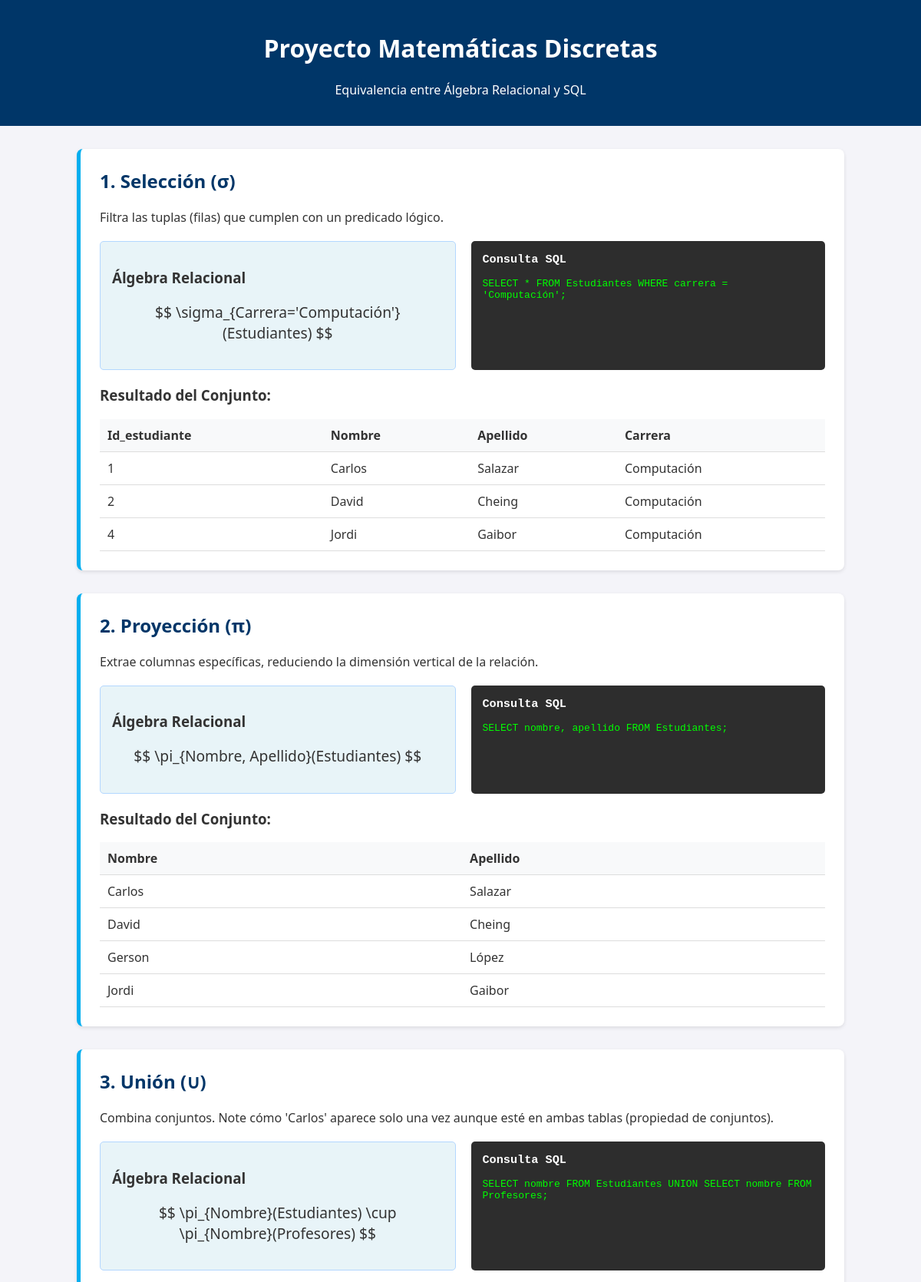
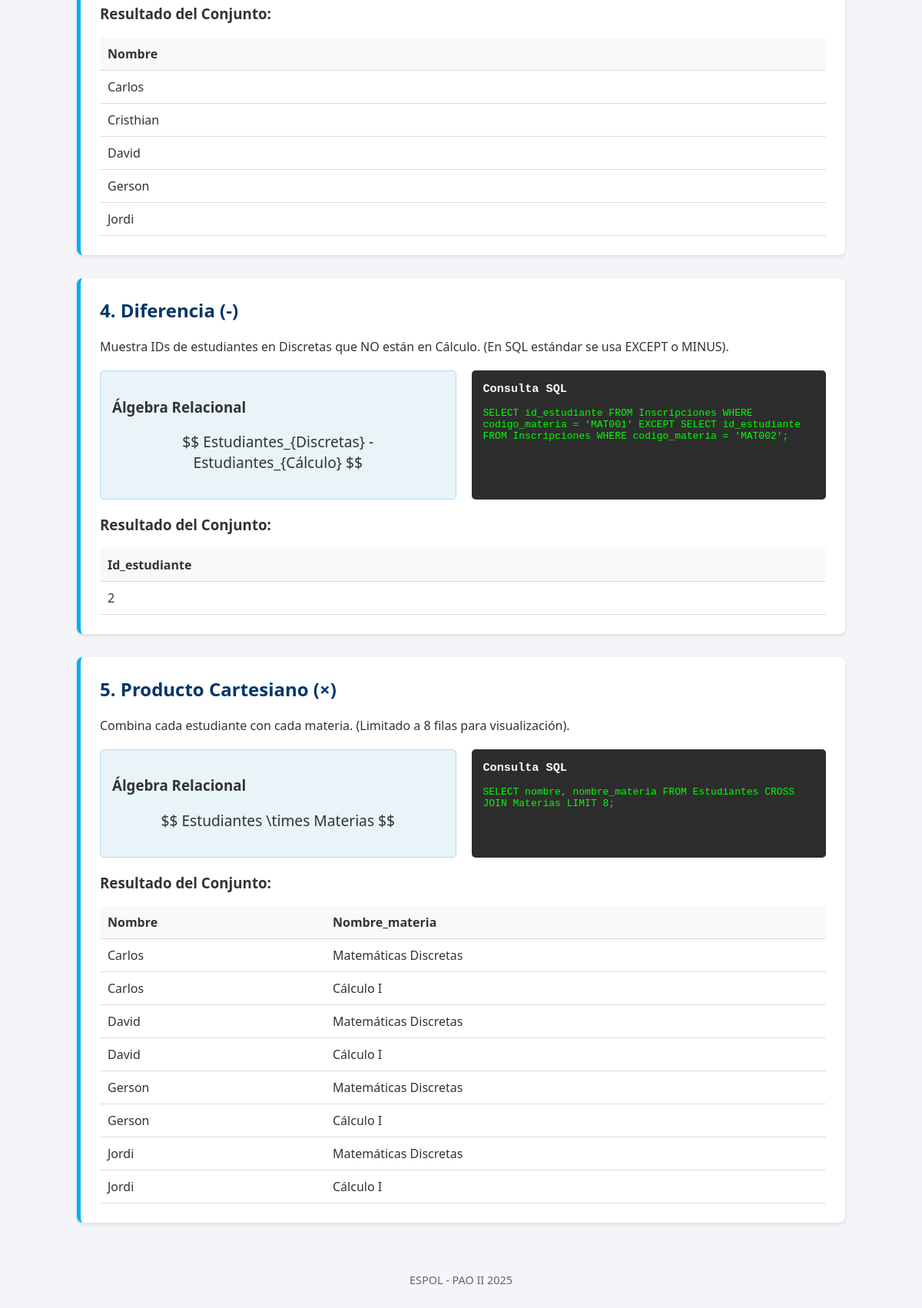
The page / on the database its author committed (2 pictures, top to bottom).
### tables this page shows
CREATE TABLE Estudiantes (
    id_estudiante INTEGER PRIMARY KEY,
    nombre TEXT NOT NULL,
    apellido TEXT NOT NULL,
    carrera TEXT NOT NULL
);

CREATE TABLE Inscripciones (
    id_inscripcion INTEGER PRIMARY KEY AUTOINCREMENT,
    id_estudiante INTEGER,
    codigo_materia TEXT,
    nota_final REAL,
    FOREIGN KEY (id_estudiante) REFERENCES Estudiantes(id_estudiante),
    FOREIGN KEY (codigo_materia) REFERENCES Materias(codigo_materia)
);

CREATE TABLE Materias (
    codigo_materia TEXT PRIMARY KEY,
    nombre_materia TEXT NOT NULL,
    creditos INTEGER NOT NULL
);

### app.py (the view)
@app.route('/')
def index():
    conn = get_db_connection()
    demostraciones = [
        {
            "id": "seleccion",
            "titulo": "1. Selección (σ)",
            "formula": r"\sigma_{Carrera='Computación'}(Estudiantes)",
            "sql_query": "SELECT * FROM Estudiantes WHERE carrera = 'Computación';",
            "descripcion": "Filtra las tuplas (filas) que cumplen con un predicado lógico.",
            "columnas_mostrar": ["id_estudiante", "nombre", "apellido", "carrera"]
        },
        {
            "id": "proyeccion",
            "titulo": "2. Proyección (π)",
            "formula": r"\pi_{Nombre, Apellido}(Estudiantes)",
            "sql_query": "SELECT nombre, apellido FROM Estudiantes;",
            "descripcion": "Extrae columnas específicas, reduciendo la dimensión vertical de la relación.",
            "columnas_mostrar": ["nombre", "apellido"]
        },
        {
            "id": "union",
            "titulo": "3. Unión (∪)",
            "formula": r"\pi_{Nombre}(Estudiantes) \cup \pi_{Nombre}(Profesores)",
            "sql_query": "SELECT nombre FROM Estudiantes UNION SELECT nombre FROM Profesores;",
            "descripcion": "Combina conjuntos. Note cómo 'Carlos' aparece solo una vez aunque esté en ambas tablas (propiedad de conjuntos).",
            "columnas_mostrar": ["nombre"]
        },
        {
            "id": "diferencia",
            "titulo": "4. Diferencia (-)",
            "formula": r"Estudiantes_{Discretas} - Estudiantes_{Cálculo}",
            "sql_query": "SELECT id_estudiante FROM Inscripciones WHERE codigo_materia = 'MAT001' EXCEPT SELECT id_estudiante FROM Inscripciones WHERE codigo_materia = 'MAT002';",
            "descripcion": "Muestra IDs de estudiantes en Discretas que NO están en Cálculo. (En SQL estándar se usa EXCEPT o MINUS).",
            "columnas_mostrar": ["id_estudiante"]
        },
        {
            "id": "cartesiano",
            "titulo": "5. Producto Cartesiano (×)",
            "formula": r"Estudiantes \times Materias",
            "sql_query": "SELECT nombre, nombre_materia FROM Estudiantes CROSS JOIN Materias LIMIT 8;",
            "descripcion": "Combina cada estudiante con cada materia. (Limitado a 8 filas para visualización).",
            "columnas_mostrar": ["nombre", "nombre_materia"]
        }
    ]
    resultados_finales = []
    for demo in demostraciones:
        try:
            cursor = conn.execute(demo['sql_query'])
            datos = cursor.fetchall()
            demo['datos'] = datos
            demo['estado'] = 'ok'
        except Exception as e:
            demo['datos'] = []
            demo['estado'] = f'Error: {e}'
        resultados_finales.append(demo)
    conn.close()
    return render_template('index.html', demostraciones=resultados_finales)

### app.py (called while the page is built)
def get_db_connection():
    conn = sqlite3.connect('database.db')
    conn.row_factory = sqlite3.Row
    return conn

### templates/index.html (shortened to what this page needs)
<!DOCTYPE html>
<html lang="en">
<head>
    <link rel="stylesheet" href="{{ url_for('static', filename='style.css') }}">
</head>
<body>
    <header>
        <div class="container">
            <h1>Proyecto Matemáticas Discretas</h1>
            <p>Equivalencia entre Álgebra Relacional y SQL</p>
        </div>
    </header>
    <div class="container main-content">
        {% for demo in demostraciones %}
        <section class="card">
            <h2>{{ demo.titulo }}</h2>
            <p class="description">{{ demo.descripcion }}</p>
            <div class="comparison">
                <div class="box math-box">
                    <h3>Álgebra Relacional</h3>
                    <p class="formula">$$ {{ demo.formula }} $$</p>
                </div>
                <div class="box sql-box">
                    <h3>Consulta SQL</h3>
                    <code>{{ demo.sql_query }}</code>
                </div>
            </div>
            <div class="result-table">
                <h3>Resultado del Conjunto:</h3>
                {% if demo.estado == 'ok' %}
                <table>
                    <thead>
                        <tr>
                            {% for col in demo.columnas_mostrar %}
                            <th>{{ col|capitalize }}</th>
                            {% endfor %}
                        </tr>
                    </thead>
                    <tbody>
                        {% for fila in demo.datos %}
                        <tr>
                            {% for col in demo.columnas_mostrar %}
                            <td>{{ fila[col] }}</td>
                            {% endfor %}
                        </tr>
                        {% else %}
                        <tr><td colspan="100%">El conjunto resultante está vacío.</td></tr>
                        {% endfor %}
                    </tbody>
                </table>
                {% else %}
                <p class="error">{{ demo.estado }}</p>
                {% endif %}
            </div>
        </section>
        {% endfor %}
    </div>
    <footer>
        <p>ESPOL - PAO II 2025</p>
    </footer>
</body>
</html>

### static/style.css (style rules this page uses)
body { font-family: 'Segoe UI', Tahoma, Geneva, Verdana, sans-serif; margin: 0; padding: 0; background-color: #f4f4f9; color: #333; }
.container { width: 90%; max-width: 1000px; margin: 0 auto; }
header { background-color: #003668; color: white; padding: 20px 0; text-align: center; margin-bottom: 30px; }
.card { background: white; margin-bottom: 30px; padding: 25px; border-radius: 8px; box-shadow: 0 2px 5px rgba(0,0,0,0.1); border-left: 5px solid #00aeef; }
h2 { margin-top: 0; color: #003668; }
.comparison { display: flex; gap: 20px; margin: 20px 0; flex-wrap: wrap; }
.box { flex: 1; padding: 15px; border-radius: 5px; min-width: 300px; }
.math-box { background-color: #e8f4f8; border: 1px solid #b3d7ff; }
.sql-box { background-color: #2d2d2d; color: #00ff00; font-family: monospace; }
.sql-box h3 { color: #fff; margin-top: 0; }
.formula { font-size: 1.2em; text-align: center; }
table { width: 100%; border-collapse: collapse; margin-top: 10px; }
th, td { padding: 10px; text-align: left; border-bottom: 1px solid #ddd; }
th { background-color: #f8f9fa; font-weight: bold; }
footer { text-align: center; padding: 20px; color: #666; font-size: 0.9em; }

### rows shown on the page
Estudiantes: id_estudiante "1" "Carlos" "Salazar" "Computación" "Carlos" "Salazar" "Carlos" "Carlos" "Matemáticas Discretas" "Carlos" "Cálculo I"
Estudiantes: id_estudiante "2" "David" "Cheing" "Computación" "David" "Cheing" "David" "David" "Matemáticas Discretas" "David" "Cálculo I"
Estudiantes: id_estudiante "4" "Jordi" "Gaibor" "Computación" "Jordi" "Gaibor" "Jordi" "Jordi" "Matemáticas Discretas" "Jordi" "Cálculo I"
Estudiantes: nombre "Gerson" "López" "Gerson" "Gerson" "Matemáticas Discretas" "Gerson" "Cálculo I"
Inscripciones: id_estudiante "2"

### other values the page prints
{{ demo.titulo }} "1. Selección (σ)" "2. Proyección (π)" "3. Unión (∪)" "4. Diferencia (-)" "5. Producto Cartesiano (×)"
{{ demo.descripcion }} "Filtra las tuplas (filas) que cumplen con un predicado lógico." "Extrae columnas específicas, reduciendo la dimensión vertical de la relación." "Combina conjuntos. Note cómo 'Carlos' aparece solo una vez aunque esté en ambas tablas (propiedad de conjuntos)." "Muestra IDs de estudiantes en Discretas que NO están en Cálculo. (En SQL estándar se usa EXCEPT o MINUS)." "Combina cada estudiante con cada materia. (Limitado a 8 filas para visualización)."
{{ demo.formula }} "\\sigma_{Carrera='Computación'}(Estudiantes)" "\\pi_{Nombre, Apellido}(Estudiantes)" "\\pi_{Nombre}(Estudiantes) \\cup \\pi_{Nombre}(Profesores)" "Estudiantes_{Discretas} - Estudiantes_{Cálculo}" "Estudiantes \\times Materias"
{{ demo.sql_query }} "SELECT * FROM Estudiantes WHERE carrera = 'Computación';" "SELECT nombre, apellido FROM Estudiantes;" "SELECT nombre FROM Estudiantes UNION SELECT nombre FROM Profesores;" "SELECT id_estudiante FROM Inscripciones WHERE codigo_materia = 'MAT001' EXCEPT SELECT id_estudiante FROM Inscripciones WHERE codigo_materia = 'MAT002';" "SELECT nombre, nombre_materia FROM Estudiantes CROSS JOIN Materias LIMIT 8;"
{{ col|capitalize }} "Id_estudiante" "Nombre" "Apellido" "Carrera" "Nombre" "Apellido" "Nombre" "Id_estudiante" "Nombre" "Nombre_materia"
{{ fila[col] }} "Cristhian"
